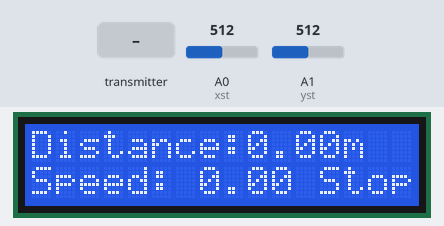
A sketch run on a simulated Arduino Uno, built with avr-gcc and run on an emulated ATmega328P. Shown: 16×2 character LCD. Inputs (shaded band) come from the test bench; at power-on: A0 (xst) = 512, A1 (yst) = 512. No radio packets arrive unless stated.

Above: at 1.2 s.
1.3 s: the transmitter starts sending info.0 = 25
At 1.7 s:
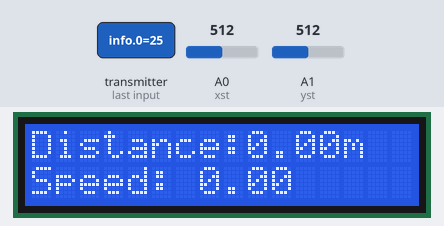
2.8 s: the transmitter starts sending info.2 = 25
At 3.4 s:
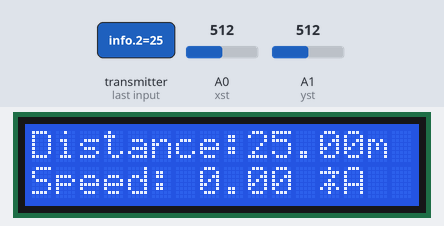
4.3 s: A0 (xst) set to 503
5.8 s: the transmitter starts sending info.0 = 50
At 7.1 s:
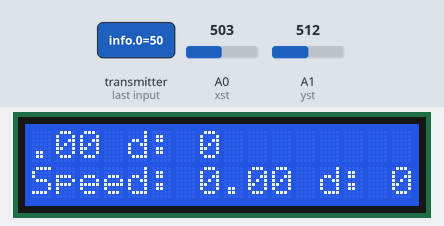
7.4 s: the transmitter starts sending info.1 = 25
At 8.6 s:
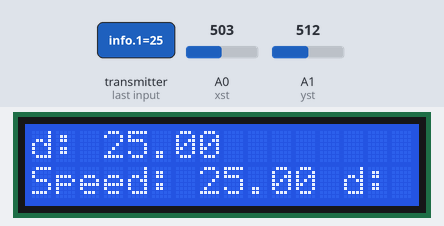
8.9 s: the transmitter starts sending info.1 = 50
At 9.9 s:
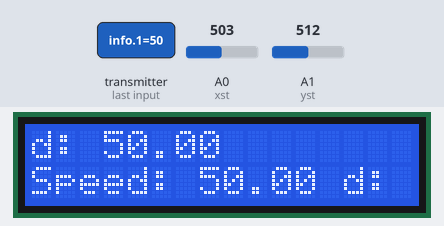
Timing chart, 0 to 11.5 s (numbered marks = the images above; inputs shaded):
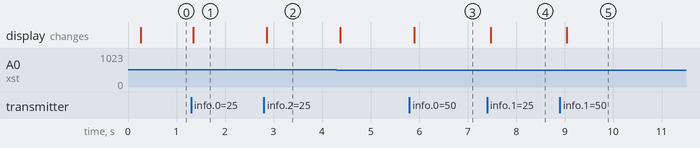

Measured:
- after the input at 1.3 s, the display: changes after 0.05 s (image 1)
- after the input at 2.8 s, the display: changes after 0.06 s (image 2)
- after the input at 5.8 s, the display: changes after 0.10 s (image 3)
- after the input at 7.4 s, the display: changes after 0.07 s (image 4)
- after the input at 8.9 s, the display: changes after 0.14 s (image 5)

The sketch:

nRF24_transimit.ino
```cpp
#include<nRF24L01.h>
#include<RF24.h>
#include<SPI.h>
#include<LiquidCrystal.h>

RF24 rf24(9,10); // CE, CSN
LiquidCrystal lcd(7,8,3,4,5,6);
const int channel = 115;
const int xst = A0, yst = A1;
const byte addr[2][6] = {"NOVA1","NOVA2"};
const char display[2][5]={"Stop", "Run"};

int num=0;
int msg[2];  //[0]status: 0:forward; 1:backward; 2:turn; 3:stop; [1]speed
double info[3];  //message receive array
int posXvalue, posYvalue;

void setup()
{
  Serial.begin(9600);
  lcd.begin(2,16);  //setup for LCD
  rf24.begin();  //basic setup for nRF24L01
  rf24.setChannel(channel);
  rf24.openWritingPipe(addr[0]);
  rf24.openReadingPipe(1,addr[1]);
  rf24.setPALevel(RF24_PA_MAX);
  rf24.setDataRate(RF24_2MBPS);
}

void LCD_print()  //function of displaying the message on the LCD
{
  num++;
  if (num%4!=0) return;
  lcd.clear();
  lcd.print("Distance:"); lcd.print(info[2]); lcd.print("m");
  lcd.setCursor(0,1);
  lcd.print("Speed: "); lcd.print(abs(info[1]));
  lcd.print(" "); lcd.print(display[int(info[0])]);
}

void loop()
{
  posXvalue=analogRead(xst);  //533 mid
  posYvalue=analogRead(yst);  //490 mid
  rf24.stopListening();
  if (abs(533-posXvalue)>abs(490-posYvalue))
  {
    if (posXvalue<533) msg[1]=map(posXvalue,0,528,40,0); //forward
    if (posXvalue>533) msg[1]=map(posXvalue,538,1023,0,-40);  //backward
    if (msg[1]>0) msg[0]=0;
    else msg[0]=1;
  }
  if (abs(533-posXvalue)<abs(490-posYvalue))
  {
    if (posYvalue>490) msg[1]=map(posYvalue,495,1023,-40,-60); //turn right
    if (posYvalue<490) msg[1]=map(posYvalue,0,485,60,40);  //turn left
    msg[0]=2;
  }
  if ((posXvalue==533&&posYvalue==490)||msg[1]==0)
  {
    msg[0]=3; msg[1]=0;  //stop
  }
  rf24.stopListening();
  rf24.write(&msg,sizeof(msg));  //sent command
  delay(25);
  rf24.startListening(); //receive message
  if (rf24.available())
  {
    rf24.read(&info,sizeof(info));
  }
  LCD_print();  //print data
  delay(25);
}
```
